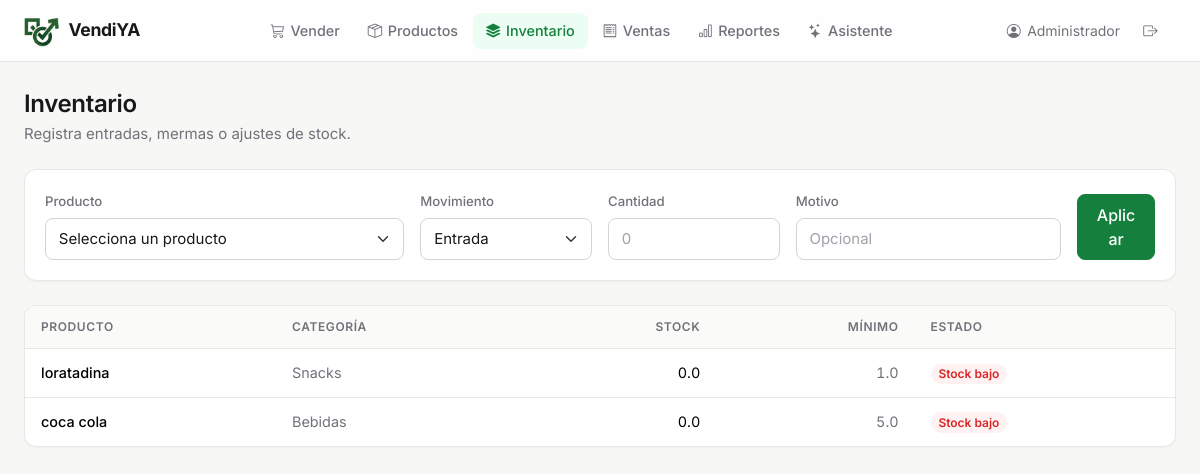
/inventario (signed in), run on an earlier commit of the app's database.
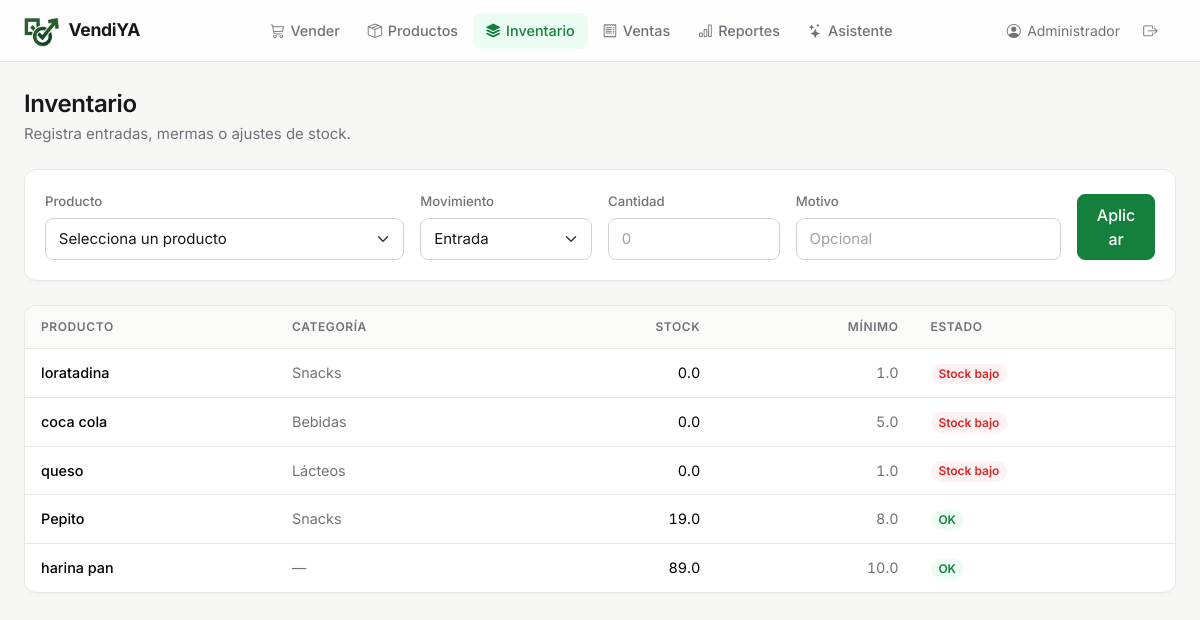
And on a later commit of the database.
### tables this page shows
CREATE TABLE productos (
    id INTEGER PRIMARY KEY AUTOINCREMENT,
    codigo_barras TEXT UNIQUE,
    nombre TEXT NOT NULL,
    categoria_id INTEGER,
    precio_compra REAL DEFAULT 0,
    precio_venta REAL NOT NULL,
    stock_actual REAL DEFAULT 0,
    stock_minimo REAL DEFAULT 0,
    unidad_medida TEXT DEFAULT 'unidad',
    iva REAL DEFAULT 0,
    activo INTEGER DEFAULT 1,
    FOREIGN KEY (categoria_id) REFERENCES categorias(id)
);

CREATE TABLE categorias (
    id INTEGER PRIMARY KEY AUTOINCREMENT,
    nombre TEXT NOT NULL UNIQUE
);

### app.py (the view)
@app.route('/inventario')
@login_required
def inventario():
    conn = get_db()
    lista = conn.execute("""
        SELECT p.*, c.nombre as categoria FROM productos p
        LEFT JOIN categorias c ON p.categoria_id = c.id
        WHERE p.activo = 1
        ORDER BY p.stock_actual ASC
    """).fetchall()
    conn.close()
    return render_template('inventario.html',
                           productos=[dict(p) for p in lista])

### app.py (called while the page is built)
def login_required(f):
    @wraps(f)
    def wrapper(*args, **kwargs):
        if 'usuario_id' not in session:
            return redirect(url_for('login'))
        return f(*args, **kwargs)
    return wrapper

### database.py (called while the page is built)
def get_db():
    conn = sqlite3.connect(DB_PATH)
    conn.row_factory = sqlite3.Row
    conn.execute("PRAGMA foreign_keys = ON")
    return conn

### templates/inventario.html (shortened to what this page needs)
{% extends "base.html" %}
{% block content %}
<div class="page-header">
  <div>
    <h1>Inventario</h1>
    <p>Registra entradas, mermas o ajustes de stock.</p>
  </div>
</div>
<div class="card mb-4">
  <div class="card-body">
    <form method="POST" action="{{ url_for('ajuste_inventario') }}" class="row g-3 align-items-end inventario-form">
      <div class="col-md-4">
        <label class="form-label">Producto</label>
        <select name="producto_id" class="form-select" required>
          <option value="">Selecciona un producto</option>
        </select>
      </div>
      <div class="col-md-2">
        <label class="form-label">Movimiento</label>
        <select name="tipo" class="form-select">
          <option value="entrada">Entrada</option>
        </select>
      </div>
      <div class="col-md-2">
        <label class="form-label">Cantidad</label>
        <input name="cantidad" type="number" step="0.01" class="form-control"
               placeholder="0" required>
      </div>
      <div class="col-md-3">
        <label class="form-label">Motivo</label>
        <input name="motivo" class="form-control" placeholder="Opcional">
      </div>
      <div class="col-md-1">
        <button class="btn btn-primary w-100">Aplicar</button>
      </div>
    </form>
  </div>
</div>
<div class="table-card">
<div class="table-responsive">
<table class="table table-hover">
  <thead>
    <tr><th>Producto</th><th>Categoría</th><th class="text-end">Stock</th><th class="text-end">Mínimo</th><th>Estado</th></tr>
  </thead>
  <tbody>
    {% for p in productos %}
    <tr>
      <td class="fw-medium">{{ p.nombre }}</td>
      <td class="text-muted">{{ p.categoria or '—' }}</td>
      <td class="text-end num">{{ p.stock_actual }}</td>
      <td class="text-end text-muted num">{{ p.stock_minimo }}</td>
      <td>
        {% if p.stock_actual <= p.stock_minimo %}
          <span class="badge bg-danger">Stock bajo</span>
        {% else %}
          <span class="badge bg-success">OK</span>
        {% endif %}
      </td>
    </tr>
    {% else %}
    <tr><td colspan="5" class="empty">No hay productos registrados.</td></tr>
    {% endfor %}
  </tbody>
</table>
</div>
</div>
{% endblock %}

What changed in the data, as far as the page shows it:
added productos: nombre "queso", nombre "Lácteos", stock_actual "0.0", stock_minimo "1.0", shows "Stock bajo"
added productos: nombre "Pepito", nombre "Snacks", stock_actual "19.0", stock_minimo "8.0", shows "OK"
added productos: nombre "harina pan", categoria "—", stock_actual "89.0", stock_minimo "10.0", shows "OK"
